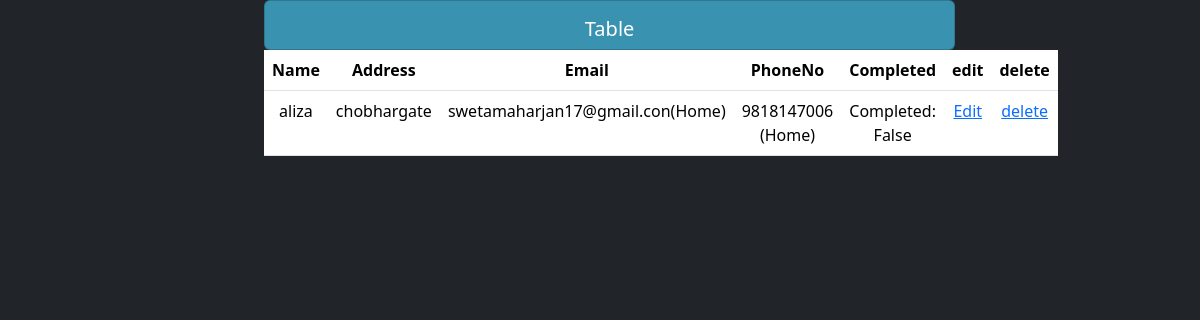
Page /table (signed in) on the earlier database version.
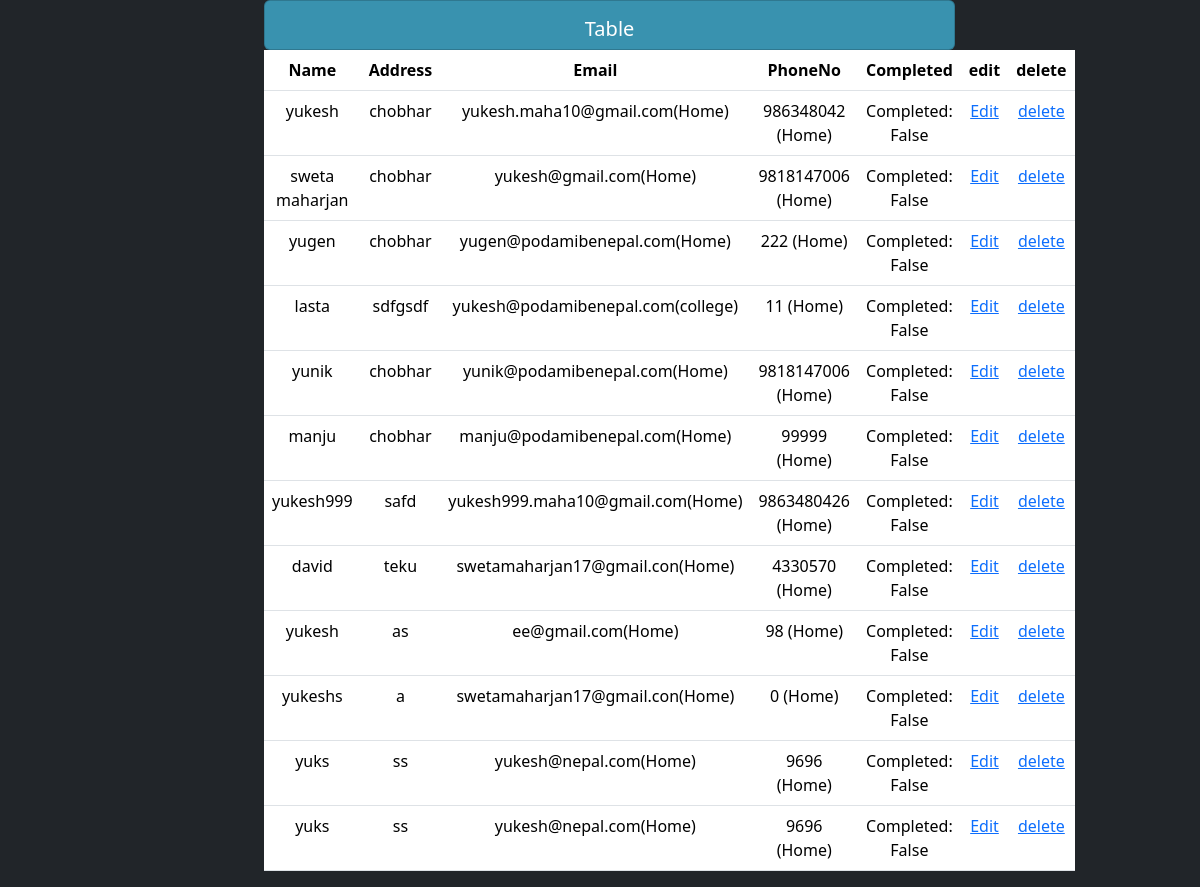
Same page on the later database version.
### tasks/models.py (models this page shows, shortened)
class Persondetail(models.Model):
    Name = models.CharField(max_length=200,null=True)
    Address=models.CharField(max_length=200,null=True)
    complete=models.BooleanField(default=False,)
    created = models.DateTimeField(auto_now_add=True)
    phoneno=models.ForeignKey(PhoneNO,null=True,on_delete=models.SET_NULL)
    email=models.ForeignKey(Email,null=True,on_delete=models.SET_NULL)

class Email(models.Model):
    email = models.CharField(max_length=200,null=True)
    STATUS=(
        ('Home','Home'),
        ('college','college'),
        ('Office','Office'),
    )
    emailtype = models.CharField(max_length=200,null=True,choices=STATUS)

class PhoneNO(models.Model):
    STATUS=(
        ('Home','Home'),
        ('Mobile','Mobile'),
        ('Office','Office'),
    )
    Number=models.IntegerField(null=True)
    Phonetype=models.CharField(max_length=200,null=True,choices=STATUS)

### tasks/views.py (the view)
# urls.py: path('table', views.table,name="table"),
@login_required(login_url='login')
def table(request):
    person=Persondetail.objects.all
    return render(request,"accounts/table.html",{'person':person})

### tasks/templates/accounts/table.html (shortened to what this page needs)
{% extends 'accounts/main.html' %}
{% block content %}
<div class="container" >
    <div class="row tablemove">
       <div class="col-md">
            <div class="card card-body custom-table2 ">
                <h5>Table</h5>
            </div>
            <div class="table-wrapper">
                <table class="table ">
                    <tr>
                        <th>Name</th>
                        <th>Address</th>
                        <th>Email</th>
                        <th>PhoneNo</th>
                        <th>Completed</th>
                        {%if request.user.is_staff%}
                        <th>edit</th>
                        <th>delete</th>
                        {%endif%}
                    </tr>
                    {% for persondetail in person %}
                        <tr>
                            <td>{{ persondetail.Name }}</td>
                            <td>{{ persondetail.Address }}</td>
                            <td>{{ persondetail.email.email }}({{ persondetail.email.get_emailtype_display }})</td>
                            <td>{{ persondetail.phoneno.Number }} ({{ persondetail.phoneno.get_Phonetype_display }})</td>
                            <td>Completed: {{ persondetail.complete }}</td>
                            {%if request.user.is_staff%}
                            <td><a href="{%url 'edit' persondetail.id %}">Edit</a></td>
                            <td><a href="{%url 'delete_item' persondetail.id%}">delete</a></td>
                            {%endif%}
                        </tr>
                    {% endfor %}
                </table>
            </div>
        </div>
    </div>
</div>
{%endblock%}

Differences in the rows shown:
removed Persondetail: Name "aliza", Address "chobhargate", email.email "swetamaharjan17@gmail.con", email.emailtype "Home", phoneno.Number "9818147006", phoneno.Phonetype "Home", complete "False"
added Persondetail: Name "yukesh", Address "chobhar", email.email "yukesh.maha10@gmail.com", email.emailtype "Home", phoneno.Number "986348042", phoneno.Phonetype "Home", complete "False"
added Persondetail: Name "sweta maharjan", Address "chobhar", email.email "yukesh@gmail.com", email.emailtype "Home", phoneno.Number "9818147006", phoneno.Phonetype "Home", complete "False"
added Persondetail: Name "yugen", Address "chobhar", email.email "yugen@podamibenepal.com", email.emailtype "Home", phoneno.Number "222", phoneno.Phonetype "Home", complete "False"
added Persondetail: Name "lasta", Address "sdfgsdf", email.email "yukesh@podamibenepal.com", email.emailtype "college", phoneno.Number "11", phoneno.Phonetype "Home", complete "False"
added Persondetail: Name "yunik", Address "chobhar", email.email "yunik@podamibenepal.com", email.emailtype "Home", phoneno.Number "9818147006", phoneno.Phonetype "Home", complete "False"
added Persondetail: Name "manju", Address "chobhar", email.email "manju@podamibenepal.com", email.emailtype "Home", phoneno.Number "99999", phoneno.Phonetype "Home", complete "False"
added Persondetail: Name "yukesh999", Address "safd", email.email "yukesh999.maha10@gmail.com", email.emailtype "Home", phoneno.Number "9863480426", phoneno.Phonetype "Home", complete "False"
added Persondetail: Name "david", Address "teku", email.email "swetamaharjan17@gmail.con", email.emailtype "Home", phoneno.Number "4330570", phoneno.Phonetype "Home", complete "False"
added Persondetail: Name "yukesh", Address "as", email.email "ee@gmail.com", email.emailtype "Home", phoneno.Number "98", phoneno.Phonetype "Home", complete "False"
added Persondetail: Name "yukeshs", Address "a", email.email "swetamaharjan17@gmail.con", email.emailtype "Home", phoneno.Number "0", phoneno.Phonetype "Home", complete "False"
added Persondetail: Name "yuks", Address "ss", email.email "yukesh@nepal.com", email.emailtype "Home", phoneno.Number "9696", phoneno.Phonetype "Home", complete "False"
added Persondetail: Name "yuks", Address "ss", email.email "yukesh@nepal.com", email.emailtype "Home", phoneno.Number "9696", phoneno.Phonetype "Home", complete "False"
